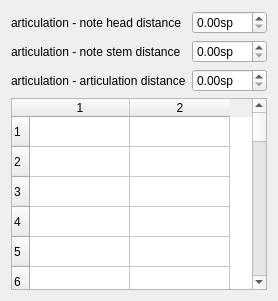
     <widget class="QWidget" name="Seite_6">
      <layout class="QVBoxLayout" name="verticalLayout_9">
       <item>
        <layout class="QFormLayout" name="formLayout_5">
         <item row="0" column="0">
          <widget class="QLabel" name="label_35">
           <property name="text">
            <string>articulation - note head distance</string>
           </property>
          </widget>
         </item>
         <item row="0" column="1">
          <widget class="QDoubleSpinBox" name="propertyDistanceHead">
           <property name="suffix">
            <string comment="space unit">sp</string>
           </property>
          </widget>
         </item>
         <item row="1" column="0">
          <widget class="QLabel" name="label_37">
           <property name="text">
            <string>articulation - note stem distance</string>
           </property>
          </widget>
         </item>
         <item row="1" column="1">
          <widget class="QDoubleSpinBox" name="propertyDistanceStem">
           <property name="suffix">
            <string comment="space unit">sp</string>
           </property>
          </widget>
         </item>
         <item row="2" column="0">
          <widget class="QLabel" name="label_41">
           <property name="text">
            <string>articulation - articulation distance</string>
           </property>
          </widget>
         </item>
         <item row="2" column="1">
          <widget class="QDoubleSpinBox" name="propertyDistance">
           <property name="suffix">
            <string comment="space unit">sp</string>
           </property>
          </widget>
         </item>
        </layout>
       </item>
       <item>
        <widget class="QTableWidget" name="articulationTable">
         <property name="wordWrap">
          <bool>false</bool>
         </property>
         <property name="cornerButtonEnabled">
          <bool>false</bool>
         </property>
         <property name="rowCount">
          <number>28</number>
         </property>
         <property name="columnCount">
          <number>2</number>
         </property>
         <row/>
         <row/>
         <row/>
         <row/>
         <row/>
         <row/>
         <row/>
         <row/>
         <row/>
         <row/>
         <row/>
         <row/>
         <row/>
         <row/>
         <row/>
         <row/>
         <row/>
         <row/>
         <row/>
         <row/>
         <row/>
         <row/>
         <row/>
         <row/>
         <row/>
         <row/>
         <row/>
         <row/>
         <column/>
         <column/>
        </widget>
       </item>
      </layout>
     </widget>
